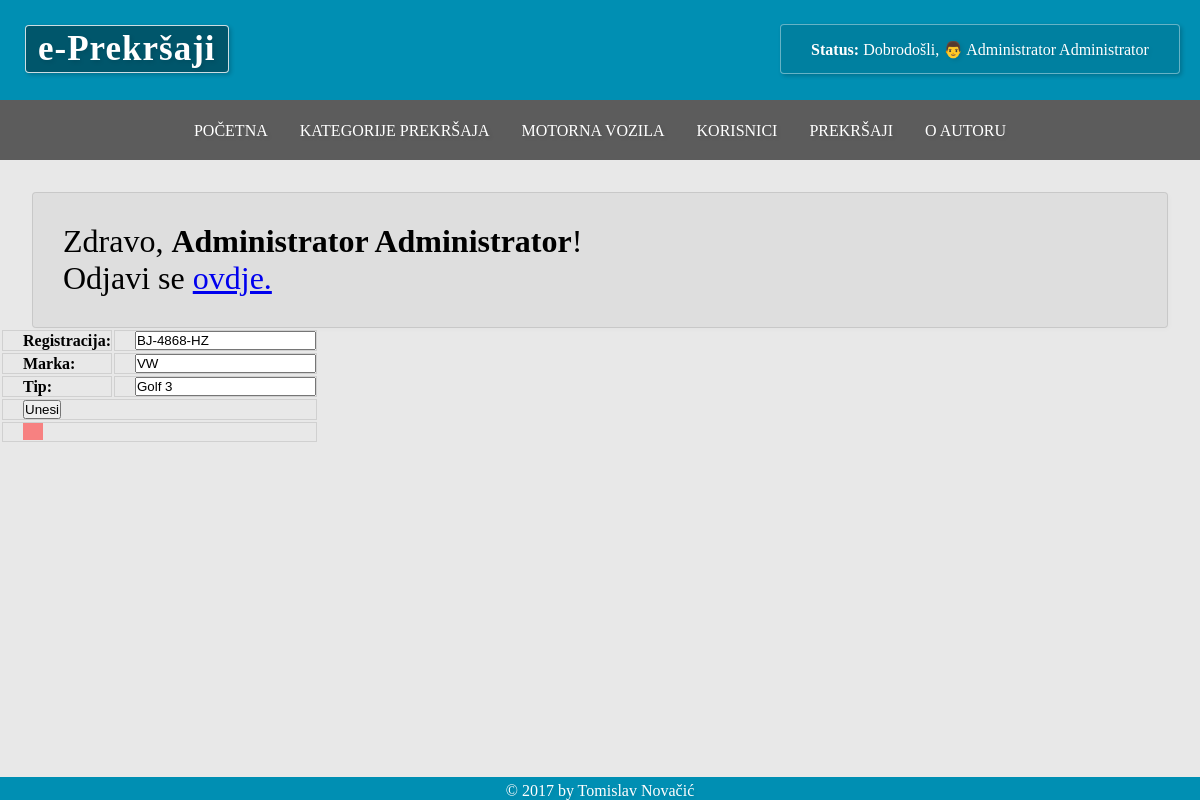
The app's page /azurmotvozila.php?vozilo_id=1 (signed in) with its own data.
### tables this page shows
CREATE TABLE IF NOT EXISTS `vozilo` (
  `vozilo_id` INT(10) NOT NULL AUTO_INCREMENT,
  `korisnik_id` INT(10) NOT NULL,
  `registracija` VARCHAR(50) NOT NULL,
  `marka_vozila` VARCHAR(50) NOT NULL,
  `tip_vozila` VARCHAR(50) NOT NULL,
  INDEX `fk_vozilo_korisnik_idx` (`korisnik_id` ASC),
  PRIMARY KEY (`vozilo_id`),
  CONSTRAINT `fk_vozilo_korisnik`
    FOREIGN KEY (`korisnik_id`)
    REFERENCES `korisnik` (`korisnik_id`)
    ON DELETE NO ACTION
    ON UPDATE NO ACTION);

### azurmotvozila.php (the view, shortened to what this page needs)
<?php
	include('zaglavlje.php');
	$bp=spojiSeNaBazu();
?>
      <?php
if(isset($_GET['vozilo_id']) || isset($_GET['novi'])) {
		if(isset($_GET['vozilo_id'])){
		$id = $_GET['vozilo_id'];
		$sql = "SELECT * FROM vozilo WHERE vozilo_id=".$id;
		$ispis = mysqli_query($bp,$sql);
		list($voziloid,$korisnikid,$registracija,$marka,$tip) =
		mysqli_fetch_array($ispis);
		}
		else {
		$voziloid=0;
		$registracija="";
		$marka="";
		$tip="";
	}
	?>
		<form method="post" id = "vozilo" action="azurmotvozila.php" enctype="multipart/form-data" onsubmit="return ProvjeriUnose(this.id)">
			<table class="u-full-width">
				<tr>
					 <td>
					<label for="registracija"><strong>Registracija:</strong></label>
					</td>
					 <td>
					<input type="text" name="registracija" id="registracija" placeholder="Registracija" value="<?php echo $registracija; ?>" onkeyup="PretvoriVelika()"/>
					</td>
				</tr>
				<tr>
					 <td>
					<label for="marka"><strong>Marka:</strong></label>
					</td>
					 <td>
					<input type="text" name="marka" id="marka" placeholder="Marka"  value="<?php echo $marka; ?>"/>
					</td>
				</tr>
				<tr>
					 <td>
					<label for="tip"><strong>Tip:</strong></label>
					</td>
					 <td>
					<input type="text" name="tip" id="tip" placeholder="Tip" value="<?php echo $tip; ?>"/>
					</td>
				</tr>
				<tr>
					 <td colspan="2">
					<input type="submit" name="VoziloObrazac" id="VoziloObrazac" value="Unesi"/>
					</td>
				</tr>
				<tr>
					 <td colspan="2">
					<label for="popisgresaka" id="popisgresaka"></label>
					</td>
				</tr>
			</table>
		</form>
<?php
}
?>
<?php
include("podnozje.php");
?>

### css.css (style rules this page uses)
*, *:before, *:after { box-sizing: border-box; margin: 0; padding: 0; }
html { min-height: 100%; position: relative; }
body { height: 100%; width: 100%; background-color: #E8E8e8; height:100%; width:100%; margin:0; padding:0; text-align: left; }
td,th { border: 1px solid rgba(0,0,0,0.1); padding-left: 20px !important; }
#popisgresaka { background-color: #F78181; text-decoration: underline; padding-left: 20px; }

### records on screen
vozilo: registracija "BJ-4868-HZ", marka "VW", tip "Golf 3"

### other values on screen
$aktivni_korisnik_ime "Administrator Administrator"
